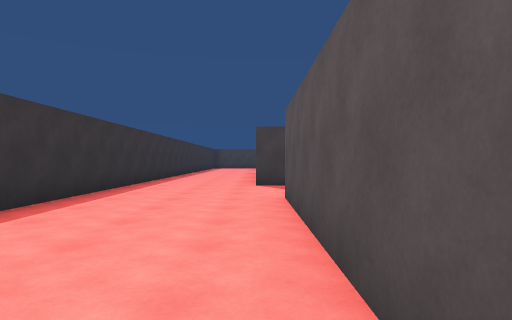
[1] (above)

24 first-person views from a walk through a 3-D level made in the Unity game engine. The camera is 1.3 m above the floor, looks level and sees 75° across. The floor is counted in squares, 2 m on a side. Each view is taken from the middle of a square. On the plan, view 1 faces up. The plan holds only what a view shows up to about 10 squares ahead; the rest is blank. The place goes on beyond the plan. The player is left out.

[2]
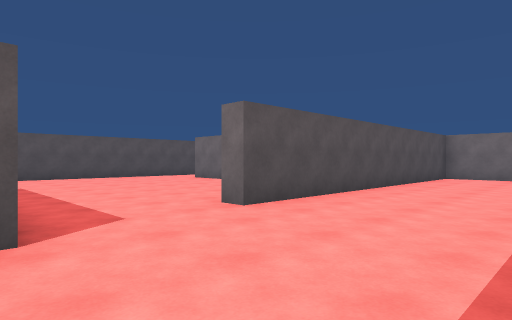

[3]
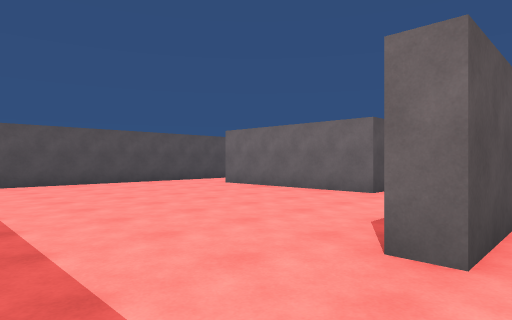

[4]
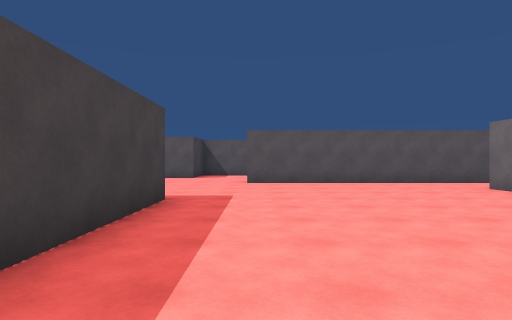

[5]
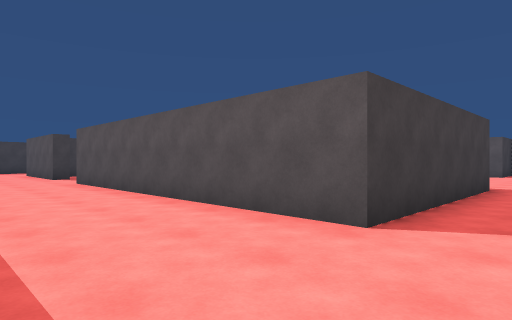

[6]
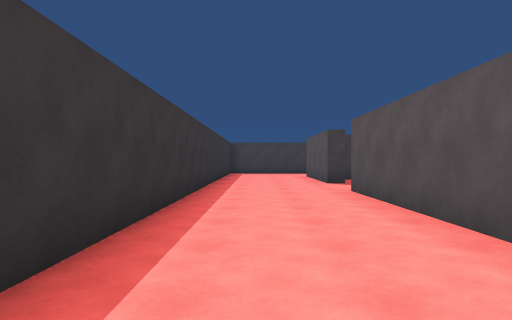

[7]
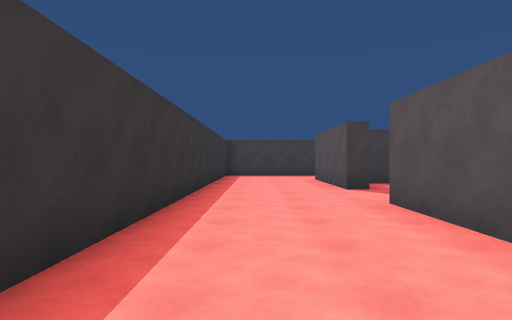

[8]
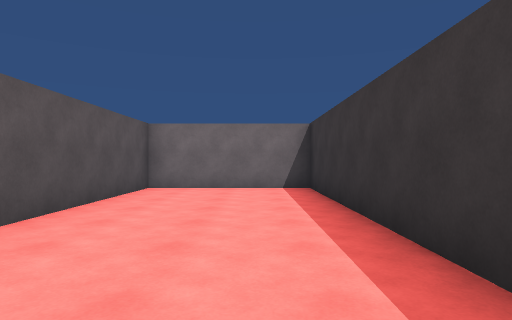

[9]
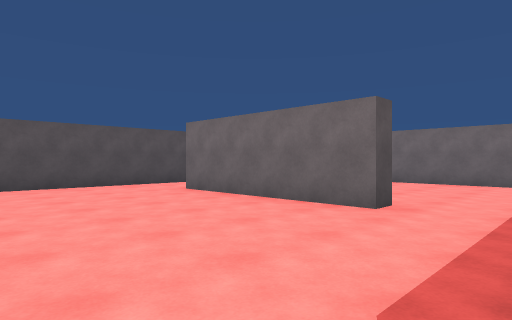

[10]
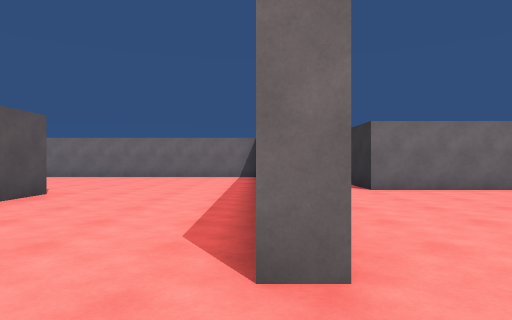

[11]
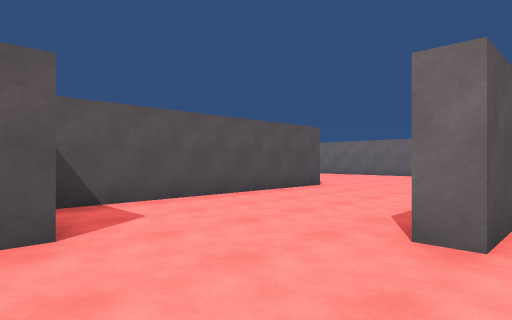

[12]
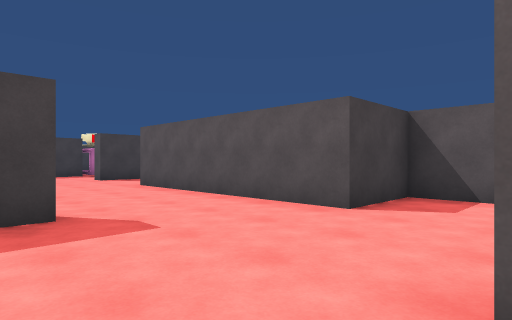

[13]
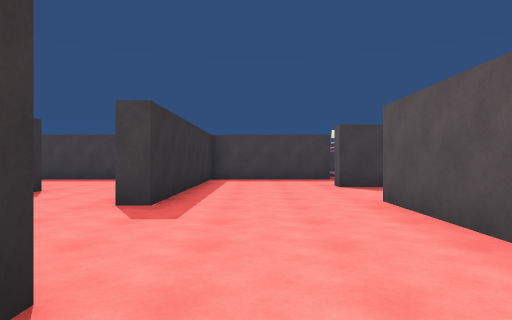

[14]
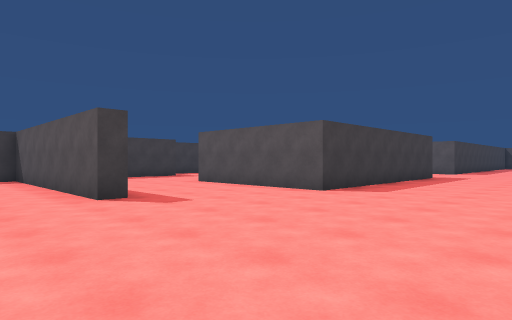

[15]
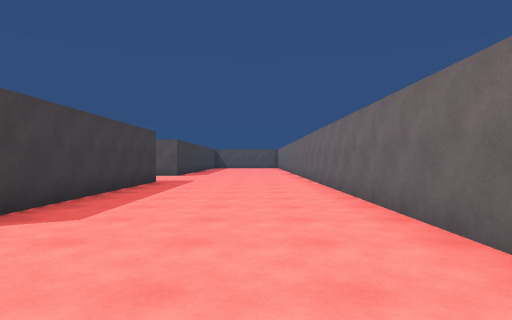

[16]
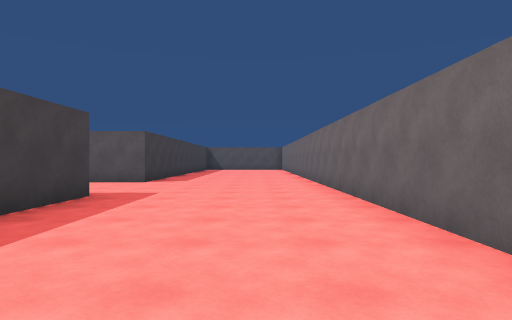

[17]
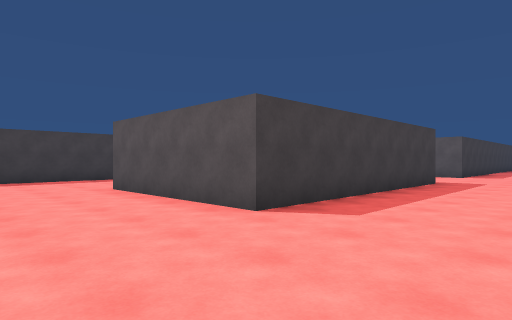

[18]
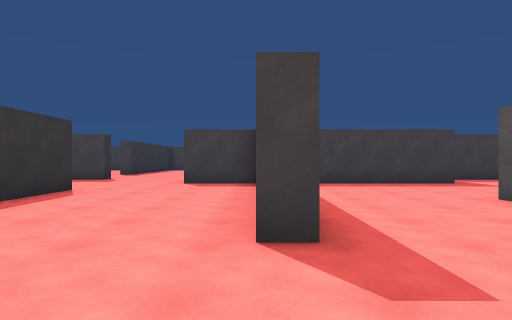

[19]
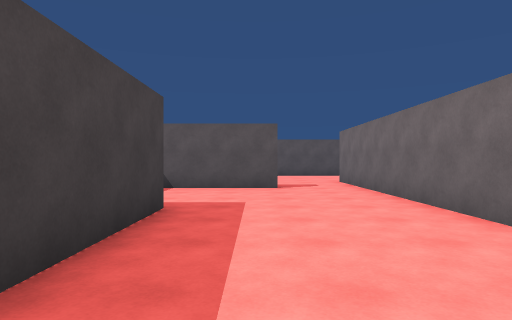

[20]
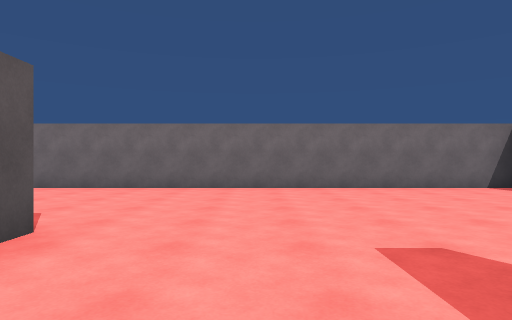

[21]
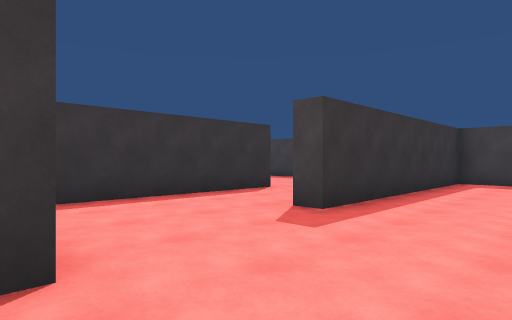

[22]
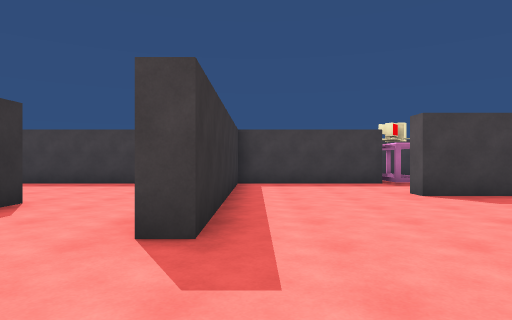

[23]
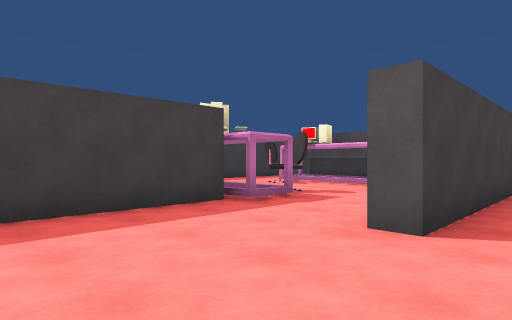

[24]
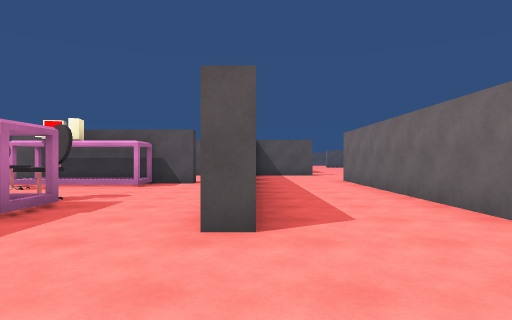

### Floor plan
Points are (right, up) in squares from view 1. A wall is a line through its corners. A room is listed if a view was taken in it or the views show most of it. See-through windows are left out.
Room 1 (views 1, 2, 3, 4, 5, 6, 7, 8, 9, 10, 11, 12, 13)
walls: (5.5, 8.5) (0, 8.5) (0, 17); (3, 1.2) (3, 1.7) (7.5, 1.7); (-3.2, 10) (-3.2, 4.1); (-3.2, 2.4) (-3.2, -3.8) (0.5, -3.8) (0.5, 5.7) (1, 5.7); (9, 11) (8.5, 11); (9.5, 1.4) (9.5, 7.2) (10, 7.2); (0.6, 19.3) (0, 19.3) (0, 22); (-3.2, 22) (-3.2, 11.6)
ways out: opening at (11, 9) to room 2; opening at (0, 18.5); opening at (2.5, 1); opening at (8.5, 0.5)
Room 2 (views 14, 15, 16, 17, 18, 19, 20, 21)
walls: (22.7, 7.5) (22.7, 10.2); (19.6, 9.2) (15.8, 9.2); (14.5, 2.6) (14, 2.6) (14, 9.2) (12, 9.2) (12, 11.4); (25, 1) (18, 1) (18, 5.5) (25, 5.5); (28.8, 1.2) (28.8, 2.9); (10, 7.2) (10, 5.1); (12.5, 15.2) (19, 15.2); (16.6, 18) (12, 18); (10, -3.8) (28.9, -3.8)
ways out: opening at (11, 9) to room 1; opening at (10.5, 11) to room 3; opening at (12.5, 16.5) to room 3
Room 3 (views 22, 23, 24)
walls: (12, 18) (12, 18.5); (12.2, 21.2) (8.5, 21.2) (8.5, 14.8) (8, 14.8); (18.3, 19.8) (18.3, 22.5); (5.5, 17) (5.5, 12.4); (12, 11.4) (12, 15.2)
ways out: opening at (10.5, 11) to room 2; opening at (12.5, 16.5) to room 2; opening at (6.5, 17.5)
objects: other object (13, 21); chair (14, 21); other object (17, 21) to (18, 21)

Positions as (right, up) in squares from view 1, and headings:
1: (0, 0), facing up
2: (-3, 9), facing down-right
3: (0, 8), facing down-right
4: (0, 7), facing right
5: (-3, 7), facing up-right
6: (-2, 10), facing up
7: (-2, 12), facing up
8: (-2, 4), facing down
9: (1, 6), facing down-right
10: (10, 9), facing down
11: (9, 10), facing down-right
12: (8, 7), facing up-right
13: (10, 10), facing up
14: (12, -3), facing up-right
15: (15, -2), facing right
16: (19, -2), facing right
17: (15, -2), facing up-right
18: (14, 0), facing up
19: (15, 8), facing right
20: (16, 4), facing down
21: (11, 11), facing up-left
22: (9, 12), facing up
23: (9, 17), facing up-right
24: (9, 18), facing right
